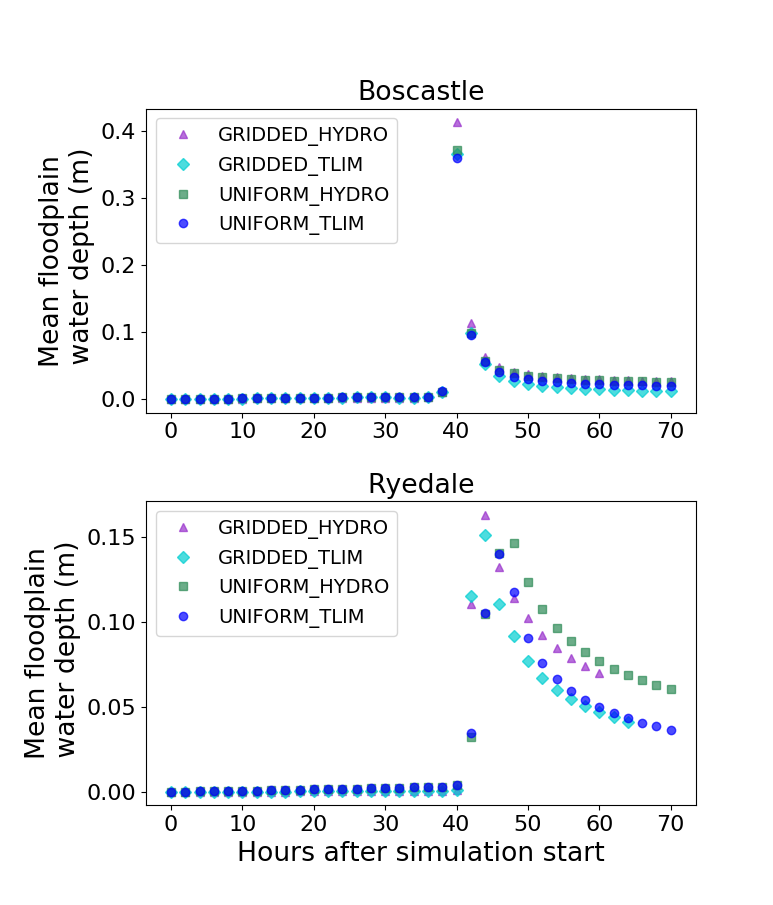

Here is the Python script that generated this plot:
#!/usr/bin/env python3
# -*- coding: utf-8 -*-
"""
Created on Mon Mar  6 12:31:03 2017

Plots ensemble graphs from the inundation metric generator

@author: dav
"""

import numpy as np
import matplotlib.pyplot as plt
import matplotlib as mpl
import glob
import re
import os
import itertools

marker = itertools.cycle(('^', 'D', 's', 'o')) 

plt.rcParams['axes.color_cycle'] = ['darkorchid', 'darkturquoise', 'seagreen', 'blue']
plt.rcParams['font.size'] = 16
plt.rcParams['font.family'] = 'Times New Roman'
plt.rcParams['axes.labelsize'] = 1.2*plt.rcParams['font.size']
plt.rcParams['axes.titlesize'] = 1.2*plt.rcParams['font.size']
plt.rcParams['legend.fontsize'] = 14
plt.rcParams['xtick.labelsize'] = plt.rcParams['font.size']
plt.rcParams['ytick.labelsize'] = plt.rcParams['font.size']



bos_file_wildcard = "/mnt/SCRATCH/Analyses/InundationAnalysis/BoscastleInundation/boscastle_inundation_*.txt"
rye_file_wildcard = "/mnt/SCRATCH/Analyses/InundationAnalysis/RyedaleInundation/ryedale_inundation_*.txt"


def make_line_label(fname):
    # Passing a list of delimiters to the re.split function
    
    basename = os.path.splitext(os.path.basename(fname))
    print(basename)
    parts = re.split("[_]", basename[0])

    #part = basename[0] + '_' + basename[1]
    print(parts[2] + '_' + parts[3])
    label = parts[2] + '_' + parts[3]
    return label

def convert_timestep(time_step):
    #minutes = time_step*5
    hours = time_step/60
    return hours

fig, axarr = plt.subplots(2)

"""Boscastle plots"""
for file in sorted(glob.glob(bos_file_wildcard)):
    print(file)
    timestep, inundation_area, catchment_depth, floodplain_depth, channel_depth = \
      np.loadtxt(file, usecols=(0,1,2,3, 4) , unpack=True)
    
    hours = convert_timestep(timestep)
    label = make_line_label(file)
    line, = axarr[0].plot(hours, floodplain_depth, marker=marker.__next__(), linestyle='', alpha=0.7)
    print(line)
    line.set_label(label)

axarr[0].legend(loc="upper left")  
#axarr[0].set_ylim(-0.2, 3.0)
axarr[0].set_ylabel("Mean floodplain\n water depth (m)")
axarr[0].set_title("Boscastle")

"""Ryedale plots"""
for file in sorted(glob.glob(rye_file_wildcard)):
    print(file)
    timestep, inundation_area, catchment_depth, floodplain_depth, channel_depth = \
      np.loadtxt(file, usecols=(0,1,2,3, 4) , unpack=True)
    
    hours = convert_timestep(timestep)
    label = make_line_label(file)
    line, = axarr[1].plot(hours, floodplain_depth, marker=marker.__next__(), linestyle='', alpha=0.7)
    print(line)
    line.set_label(label)

axarr[1].legend(loc="upper left") 
axarr[1].set_title("Ryedale") 
axarr[1].set_ylabel("Mean floodplain\n water depth (m)")
axarr[1].set_xlabel("Hours after simulation start")
#axarr[1].set_ylim(-0.2, 3.0)
    
